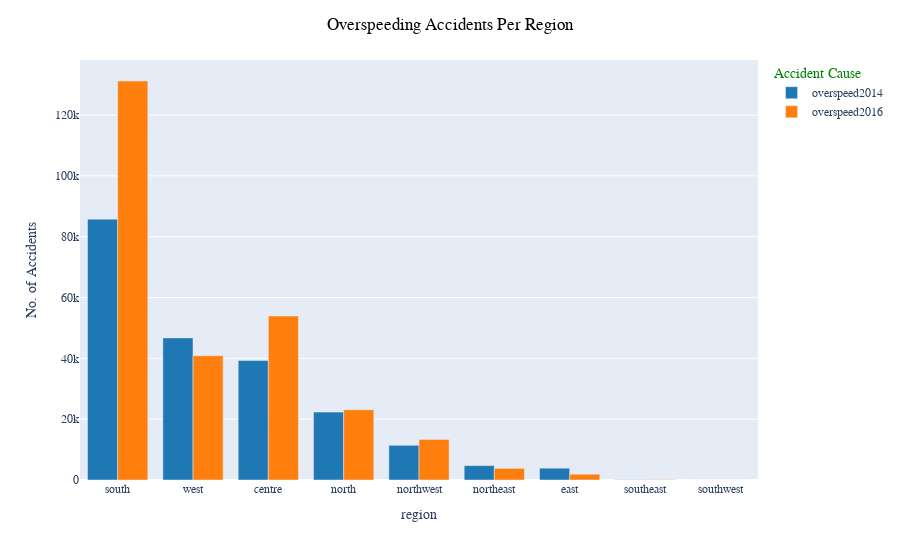

The cell this chart's notebook holds for it:
### Markdown cell above
#### 4.1.2. Overspeeding Accidents Per Region

### Code cell
fig_1 = data.groupby("region")[overspeed].sum().sort_values(["overspeed2014"], ascending=False)
fig_1 = px.bar(fig_1, barmode="group",
              labels={"value": "No. of Accidents", "variable": "Accident Cause"},
              color_discrete_sequence=px.colors.qualitative.D3)
fig_1.update_layout(title_text="Overspeeding Accidents Per Region", title_x=0.5,
                   font_family="Times New Roman", title_font_family="Times New Roman", 
                    title_font_color="black", legend_title_font_color="green")
fig_1.update_xaxes(title_font_family="Times New Roman")

### Figure 1 — Plotly figure (JSON) as saved in the notebook; plotly's stock layout.template omitted (floating-point values rounded to 4 significant figures)
{"data": [{"alignmentgroup": "True", "hovertemplate": "Accident Cause=overspeed2014<br>region=%{x}<br>No. of Accidents=%{y}<extra></extra>", "legendgroup": "overspeed2014", "marker": {"color": "#1F77B4", "pattern": {"shape": ""}}, "name": "overspeed2014", "offsetgroup": "overspeed2014", "orientation": "v", "showlegend": true, "textposition": "auto", "type": "bar", "x": ["south", "west", "centre", "north", "northwest", "northeast", "east", "southeast", "southwest"], "xaxis": "x", "y": [85782, 46732, 39279, 22320.0, 11395, 4731, 3886, 94, 1], "yaxis": "y"}, {"alignmentgroup": "True", "hovertemplate": "Accident Cause=overspeed2016<br>region=%{x}<br>No. of Accidents=%{y}<extra></extra>", "legendgroup": "overspeed2016", "marker": {"color": "#FF7F0E", "pattern": {"shape": ""}}, "name": "overspeed2016", "offsetgroup": "overspeed2016", "orientation": "v", "showlegend": true, "textposition": "auto", "type": "bar", "x": ["south", "west", "centre", "north", "northwest", "northeast", "east", "southeast", "southwest"], "xaxis": "x", "y": [131206, 40877, 53928, 23124, 13358, 3824, 1900, 124, 0], "yaxis": "y"}], "layout": {"barmode": "group", "font": {"family": "Times New Roman"}, "legend": {"title": {"font": {"color": "green"}, "text": "Accident Cause"}, "tracegroupgap": 0}, "margin": {"t": 60}, "title": {"font": {"color": "black", "family": "Times New Roman"}, "text": "Overspeeding Accidents Per Region", "x": 0.5}, "xaxis": {"anchor": "y", "domain": [0, 1], "title": {"font": {"family": "Times New Roman"}, "text": "region"}}, "yaxis": {"anchor": "x", "domain": [0, 1], "title": {"text": "No. of Accidents"}}}}
